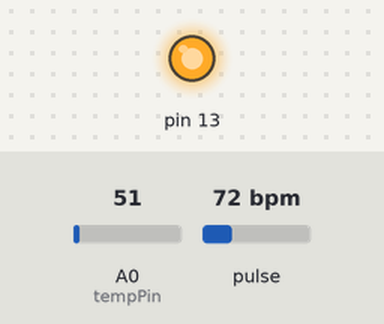
Recording of a sketch running on a simulated Arduino Uno, built for the host (arithmetic inside an expression is 32-bit, double 64-bit). On the bench: output pins drawn as LEDs (lit = HIGH). Inputs (shaded band) come from the test bench; at power-on: A0 (tempPin) = 51, pulse 72 bpm. What the sketch prints to the serial monitor is not drawn.

Above: at 0.1 s.
Timing chart, 0 to 1.6 s (numbered marks = the images above):
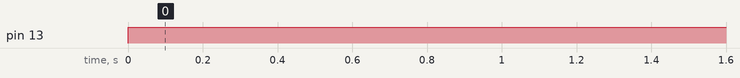

The sketch:

temparduino.ino
```cpp
#define USE_ARDUINO_INTERRUPTS true // Set-up low-level interrupts for most acurate BPM math.
#include <PulseSensorPlayground.h> // Includes the PulseSensorPlayground Library.
#include <SoftwareSerial.h>

int tempReading;
int tempPin = 0;
const int PulseWire = 1; // PulseSensor PURPLE WIRE connected to ANALOG PIN 0
const int LED13 = 13; // The on-board Arduino LED, close to PIN 13.
int Threshold = 550;


PulseSensorPlayground pulseSensor;

SoftwareSerial espSerial(5, 6);
char floatString[5];
char str[75];

void setup()
{
  Serial.begin(115200);
  pulseSensor.analogInput(PulseWire);
  pulseSensor.blinkOnPulse(LED13); //auto-magically blink Arduino's LED with heartbeat.
  pulseSensor.setThreshold(Threshold);
  pulseSensor.begin();
  espSerial.begin(115200);
}

void loop()
{
  int myBPM = pulseSensor.getBeatsPerMinute(); // Calls function on our pulseSensor object that returns BPM as an "int".
  // "myBPM" hold this BPM value now.
  if (pulseSensor.sawStartOfBeat()) { // Constantly test to see if "a beat happened".

    Serial.println("♥ A HeartBeat Happened ! "); // If test is "true", print a message "a heartbeat happened".
    Serial.print("BPM: "); // Print phrase "BPM: "
    Serial.println(myBPM); // Print the value inside of myBPM.

    tempReading = analogRead(tempPin);
    float mv = ( tempReading / 1024.0) * 5000;
    float cel = mv / 10;

    Serial.print("TEMPRATURE = ");
    Serial.print(cel);
    Serial.print("*C");
    Serial.println();

//    str = String("coming from arduino: ") + String("BPM= ") + String(myBPM) + String("T= ") + String(cel);
    dtostrf(cel,4,2,floatString);
    snprintf (str, 35, "{\"temperature\": %s, \"bpm\": %i}\n", floatString, myBPM);
    espSerial.println(str);
  }

  delay(2000);


}
```

Measured:
- by itself, pin 13: LOW → HIGH at 0.00 s
